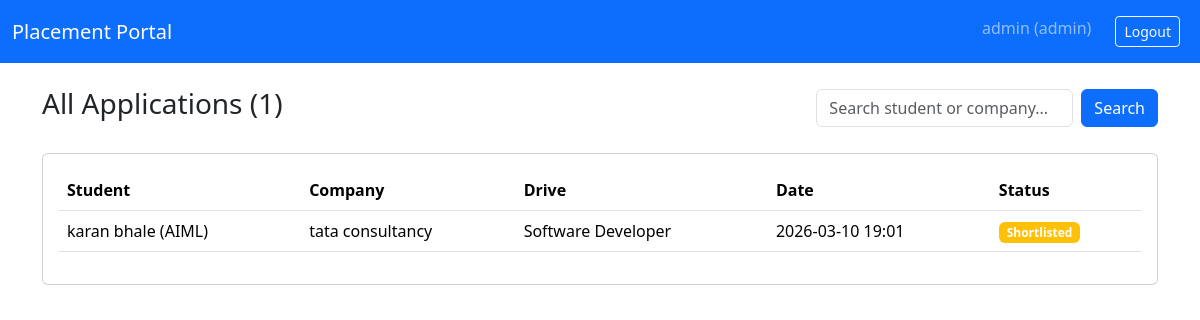
The app's page /admin/applications (signed in), older data.
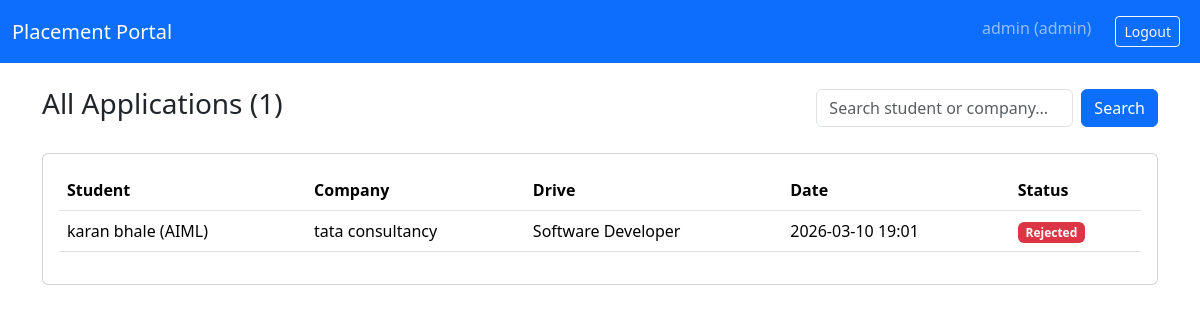
The same page, newer data.
### models.py (models this page shows)
class Application(db.Model):
    __tablename__ = 'application'
    id = db.Column(db.Integer, primary_key=True)
    student_id = db.Column(db.Integer, db.ForeignKey('student.id', ondelete='CASCADE'), nullable=False, index=True)
    drive_id = db.Column(db.Integer, db.ForeignKey('placement_drive.id', ondelete='CASCADE'), nullable=False, index=True)
    applied_at = db.Column(db.DateTime, default=datetime.utcnow, index=True)
    status = db.Column(db.Enum('applied', 'shortlisted', 'selected', 'rejected'),
                      default='applied', index=True)
    resume_path = db.Column(db.String(200))
    __table_args__ = (
        db.UniqueConstraint('student_id', 'drive_id', name='uq_student_drive'),
    )

class Student(db.Model):
    __tablename__ = "student"
    id = db.Column(db.Integer, primary_key=True)
    user_id = db.Column(
        db.Integer, db.ForeignKey("user.id", ondelete="CASCADE"), nullable=False, unique=True
    )
    full_name = db.Column(db.String(100), nullable=False)
    contact = db.Column(db.String(15))
    branch = db.Column(db.String(50))
    year = db.Column(db.Integer)
    cgpa = db.Column(db.Float)
    skills = db.Column(db.Text)
    education = db.Column(db.Text)
    resume_path = db.Column(db.String(500))
    is_blacklisted = db.Column(db.Boolean, default=False)
    created_at = db.Column(db.DateTime, default=datetime.utcnow)

class Company(db.Model):
    __tablename__ = 'company'
    id = db.Column(db.Integer, primary_key=True)
    user_id = db.Column(db.Integer, db.ForeignKey('user.id', ondelete='CASCADE'), nullable=False, unique=True)
    name = db.Column(db.String(100), nullable=False)
    industry = db.Column(db.String(100))
    is_blacklisted = db.Column(db.Boolean, default=False)
    hr_contact = db.Column(db.String(100))
    website = db.Column(db.String(200))
    address = db.Column(db.Text)
    is_approved = db.Column(db.Boolean, default=False)
    created_at = db.Column(db.DateTime, default=datetime.utcnow)

class PlacementDrive(db.Model):
    __tablename__ = "placement_drive"
    id = db.Column(db.Integer, primary_key=True)
    company_id = db.Column(db.Integer, db.ForeignKey("company.id", ondelete="CASCADE"), nullable=False)
    title = db.Column(db.String(100), nullable=False)
    description = db.Column(db.Text, nullable=False)
    skills_required = db.Column(db.Text)
    experience = db.Column(db.String(50))
    salary_range = db.Column(db.String(50))
    eligibility = db.Column(db.Text)
    deadline = db.Column(db.DateTime, nullable=False)
    status = db.Column(db.Enum("pending", "approved","active", "closed"), default="pending", index=True)  # CHANGED: active/closed
    created_at = db.Column(db.DateTime, default=datetime.utcnow, index=True)

### app.py (the view, shortened to what this page needs)
@app.route("/admin/applications")
@login_required
def admin_applications():
    role_required(UserRole.ADMIN)
    query = request.args.get('q', '').strip().lower()
    applications = Application.query.join(Student).join(PlacementDrive).join(Company)
    applications = applications.order_by(Application.applied_at.desc()).all()
    return render_template("admin/applications.html", applications=applications, search_query=query)

### app.py (called while the page is built)
@login_manager.user_loader
def load_user(user_id):
    return User.query.get(int(user_id))

def role_required(role: UserRole):
    if (not current_user.is_authenticated) or (current_user.role != role):
        abort(403)

@app.context_processor
def inject_profile_status():
    def get_profile_status(user):
        if user.role != UserRole.STUDENT:
            return "complete"
        student = user.student[0]
        if not student:
            return "incomplete"
        score = 0
        if student.full_name: score += 1
        if student.branch: score += 1
        if student.skills: score += 1
        if student.resume_path: score += 2
        if score >= 4: return "complete"
        elif score >= 2: return "partial"
        return "incomplete"
    return dict(get_profile_status=get_profile_status)

### templates/admin/applications.html (shortened to what this page needs)
{% extends "base.html" %}
{% block content %}
<div class="d-flex justify-content-between align-items-center mb-4">
  <h3>All Applications ({{ applications|length }})</h3>
  <form method="get" class="d-flex">
    <input name="q" value="{{ search_query }}" placeholder="Search student or company..." class="form-control me-2">
    <button class="btn btn-primary">Search</button>
  </form>
</div>
<div class="card">
  <div class="card-body table-responsive">
    <table class="table table-hover">
      <thead>
      <tr>
        <th>Student</th>
        <th>Company</th>
        <th>Drive</th>
        <th>Date</th>
        <th>Status</th>
      </tr>
      </thead>
      <tbody>
      {% for a in applications %}
      <tr>
        <td>{{ a.student.full_name }} ({{ a.student.branch }})</td>
        <td>{{ a.drive.company.name }}</td>
        <td>{{ a.drive.title }}</td>
        <td>{{ a.applied_at.strftime('%Y-%m-%d %H:%M') }}</td>
        <td>
          <span class="badge bg-{{ 'secondary' if a.status == 'applied' else 'warning' if a.status == 'shortlisted' else 'success' if a.status == 'selected' else 'danger' }}">
            {{ a.status|title }}
          </span>
        </td>
      </tr>
      {% endfor %}
      </tbody>
    </table>
  </div>
</div>
{% endblock %}

Row changes from the older to the newer data that the page shows:
changed Application "karan bhale": status "Shortlisted" → "Rejected"
